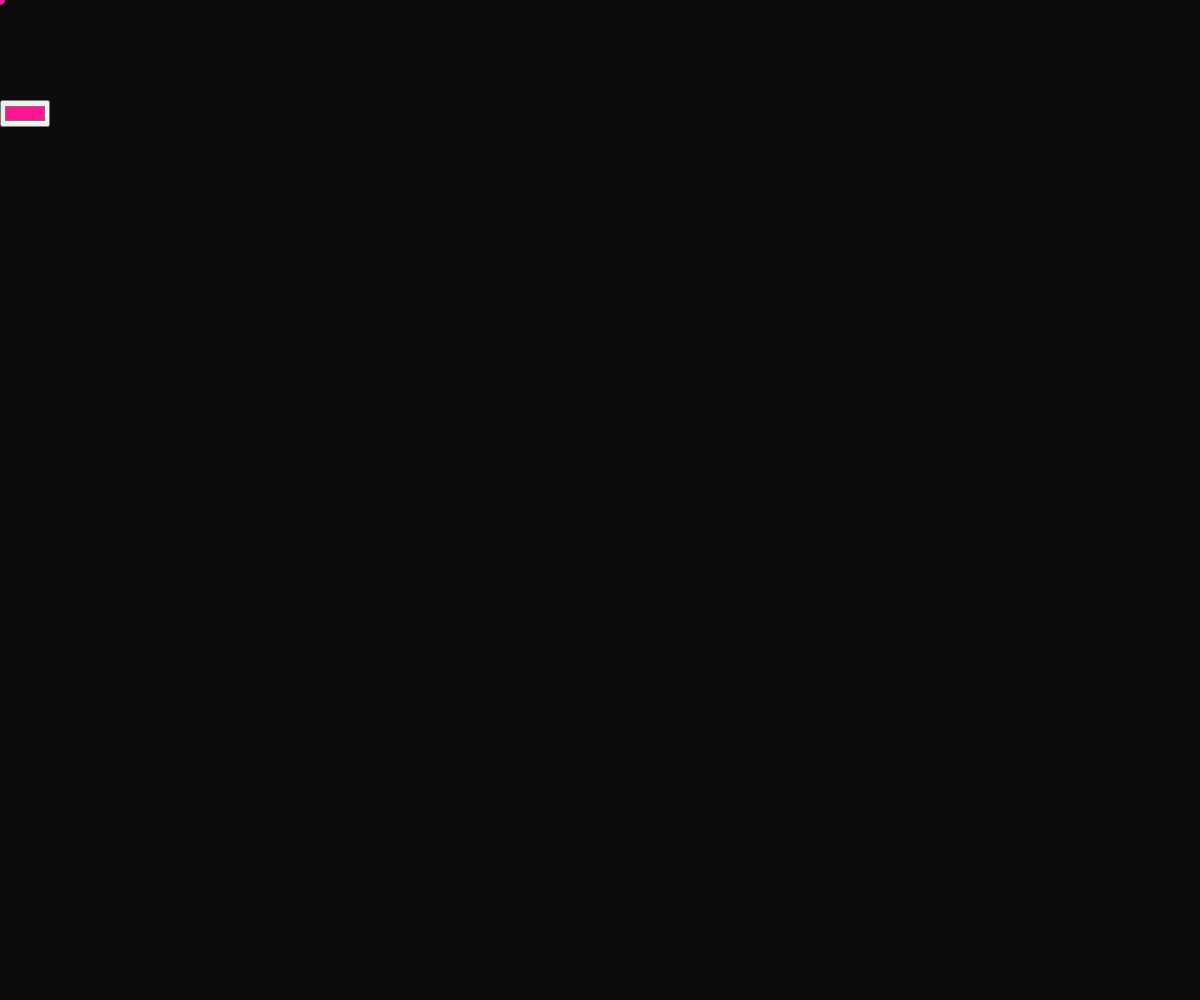
Frame 1 (no input)
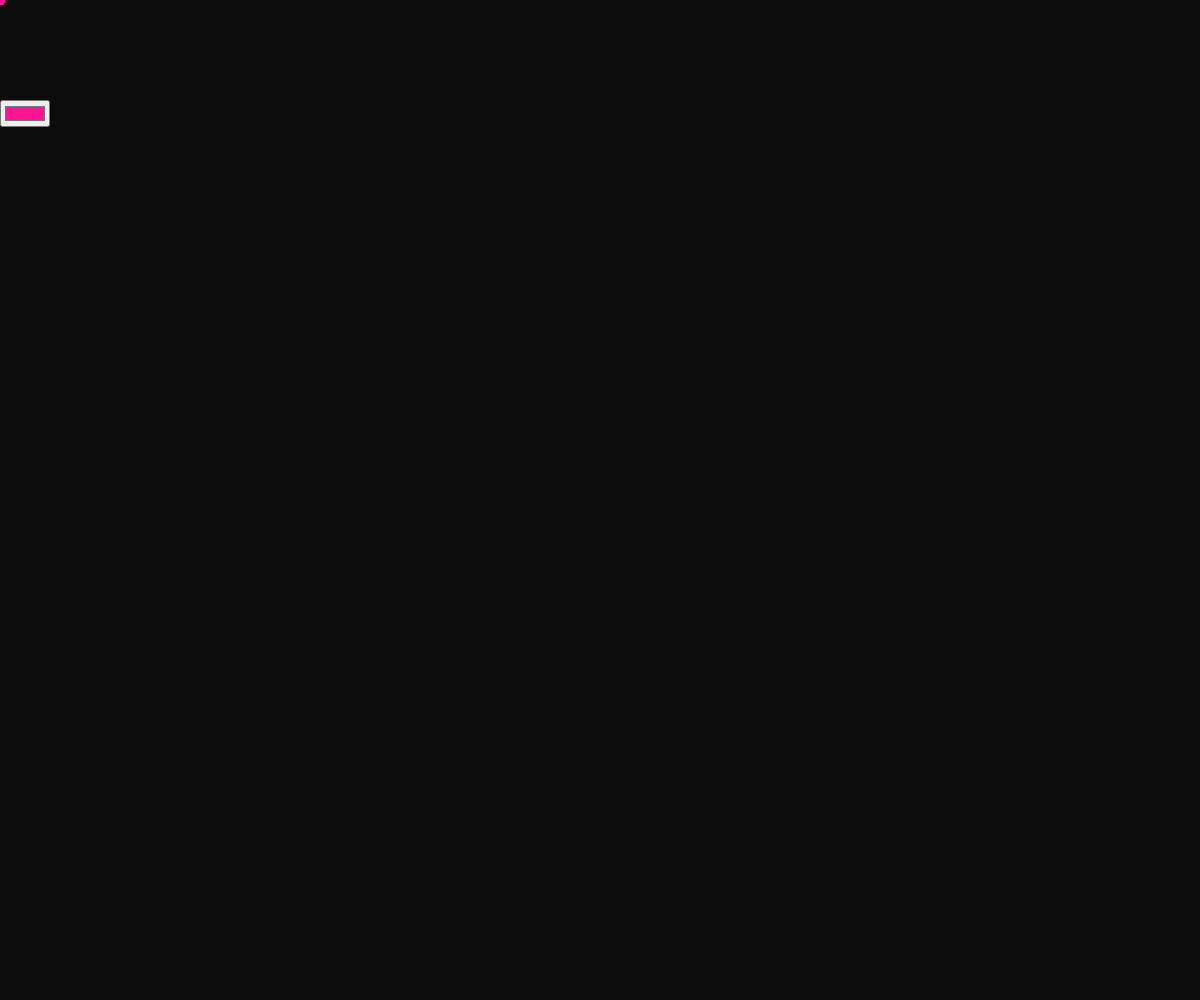
Frame 60 (no input)
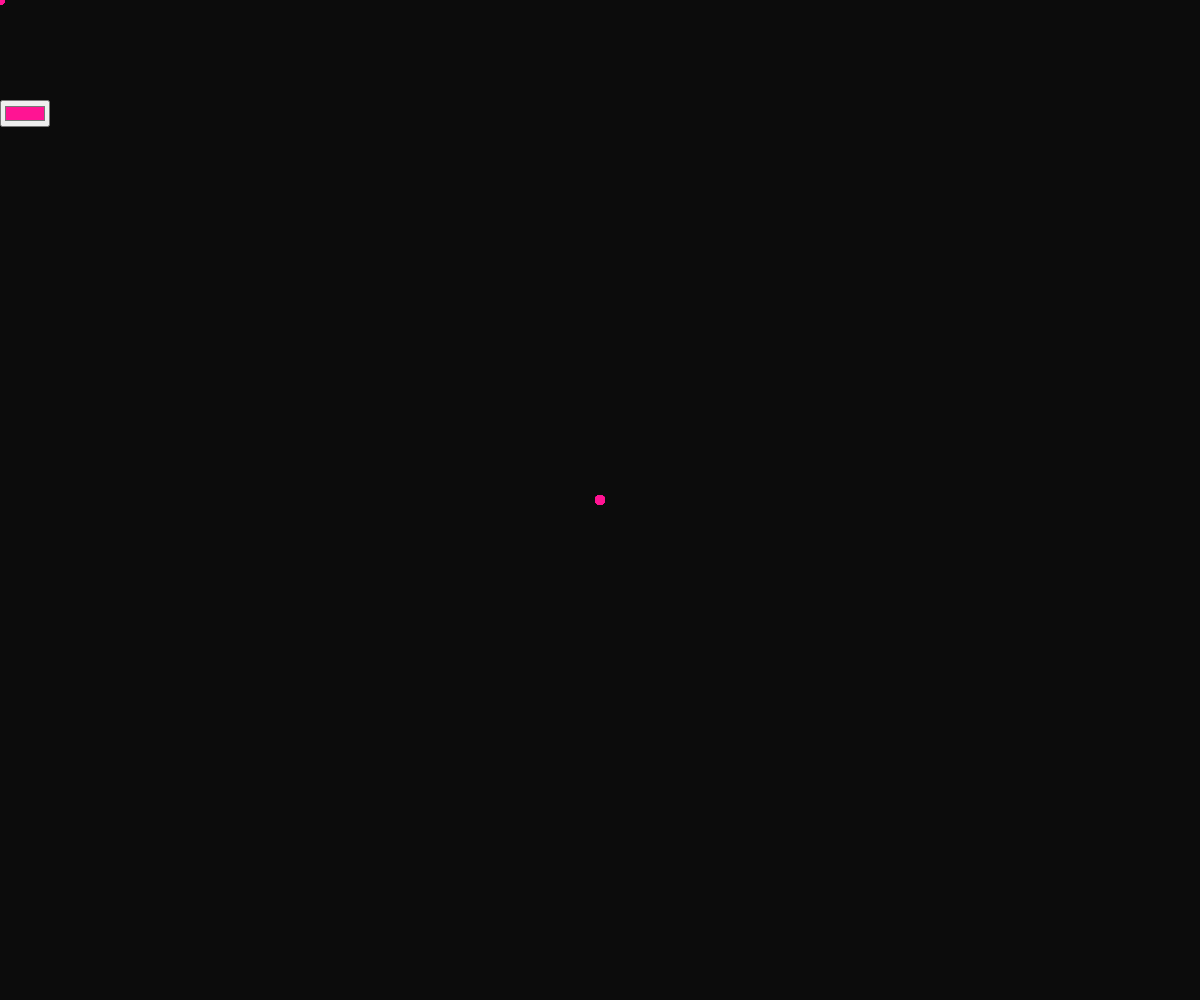
Frame 120 (the mouse pressed at the canvas centre since frame 60)

The p5.js sketch that drew these frames (run headless with seeded random() and noise() and a simulated clock; from frame 60 on, the mouse is pressed at the canvas centre):

// p5.js sketch
// ── sketch.js
const backgroundColor = '#0c0c0c';
let myPicker;
let eraseMode = false;
let size = 10;

function setup() {
  const canvas = createCanvas(windowWidth, windowHeight);
  background(backgroundColor);

  myPicker = createColorPicker('deeppink');
  myPicker.position(0, 100);

  canvas.elt.addEventListener('contextmenu', (event) => event.preventDefault());
  describe('A pink drawing canvas with a color picker.');
}

function draw() {
  noStroke();
  fill(color(myPicker.color()));
  circle(mouseX, mouseY, size);
}

function keyPressed() {
  if (key.toLowerCase() === '+') {
    size += 10;
  } else if (key.toLowerCase() === '-') {
    size = max(10, size - 10);
  } else if (key.toLowerCase() === 'c') {
    background(backgroundColor);
  }
}

function windowResized() {
  resizeCanvas(windowWidth, windowHeight);
  background(backgroundColor);
}
